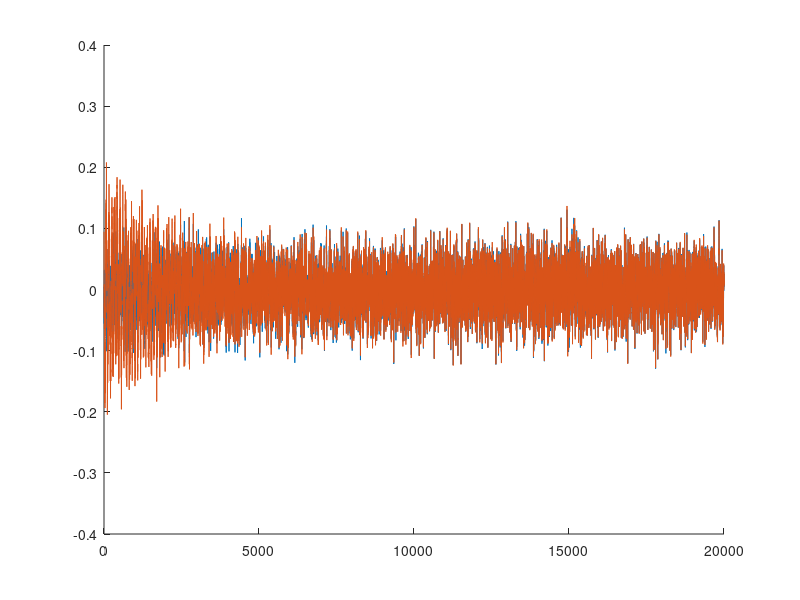
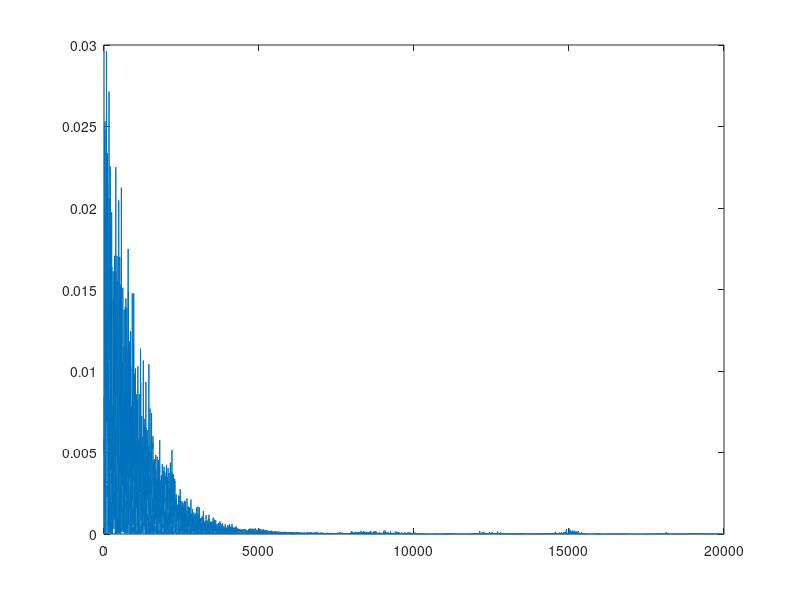

Write the MATLAB code that produced these figures, in order.
close all
clear all

L = 20000;
Exedente = 5;
M1 = 3;
mu1 = 50;
M2 = 2;
mu2 = 0.001;
fs = 44100;

a = [1];
bS = [1 0.9 0.5 0.45 0.35 0.25];
bU = [0.8 0.2 -0.1];
SigmaR2 = 0.0005; 
Amplitud = normrnd(0.1,sqrt(0.003),1);
Fase = unifrnd(0,2*pi);

Entrada = zeros(L,2);
Entrada(:,1) = sin(2*pi*500/fs*(1:L));
Entrada(:,2) = cos(2*pi*500/fs*(1:L));

R = normrnd(0,sqrt(SigmaR2),L+Exedente,1);
sAuxiliar = filter(bS,a,R);
S = sAuxiliar(Exedente+1-M1:L+Exedente);
SigmaS2 = var(S);
SigmaV2 = SigmaS2/(10^2);
vAuxiliar = normrnd(0,sqrt(SigmaV2),L+Exedente,1);
V = vAuxiliar(Exedente+1-M1:L+Exedente);
uAuxiliar = filter(bU,a,vAuxiliar);
U = uAuxiliar(Exedente+1-M1:L+Exedente);
G = Amplitud*sin(2*pi*500/fs*(Exedente+1-M1:L+Exedente)+Fase)';

X1 = S + V + G;
X2 = X1(M1:L+M1-1);

W1 = zeros(M1,L+1);
for i = 1:M1
    W1(i,1) = 5;
end

EstimacionV = zeros(L,1);
for i = 1:L
    Error = X1(i+M1-1)-U(i:i+M1-1)'*W1(:,i);
    W1(:,i+1) = W1(:,i) + mu1*U(i:i+M1-1)*Error;
    EstimacionV(i) = W1(:,i+1)'*U(i:i+M1-1);
end

W2 = zeros(M2,L+1);
for i = 1:M2
    W2(i,1) = 0;
end

%%% Calculo el filtro adaptado 
EstimacionG = zeros(L,1);
for i = 1:L
    Error = X2(i)-Entrada(i,:)*W2(:,i);
    W2(:,i+1) = W2(:,i) + mu2*Entrada(i,:)'*Error;
    EstimacionG(i) =  Entrada(i,:)*W2(:,i+1);
end

SVerdadera = S(M1:L+M1-1);
EstimacionS = X2-EstimacionG -EstimacionV;
EstimacionErrorE = (SVerdadera-EstimacionS).^2;

figure()
hold on
plot(SVerdadera)
plot(EstimacionS)

figure()
plot(EstimacionErrorE)